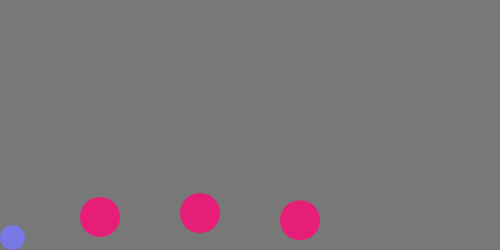
Frame 1 (no input)
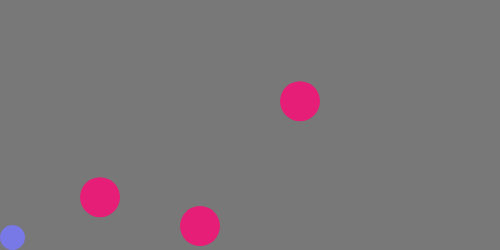
Frame 60 (no input)
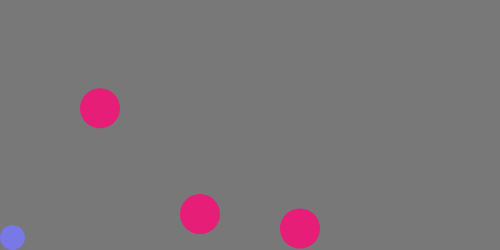
Frame 120 (the mouse pressed at the canvas centre since frame 60)

The p5.js sketch that drew these frames (run headless with seeded random() and noise() and a simulated clock; from frame 60 on, the mouse is pressed at the canvas centre):

// p5.js sketch
// ── sketch.js
var px = 0;
var bg1, bg2, bg3;
var easing1 = 0.1;
var easing2 = 0.13;
var easing3 = 0.075;
var playerSize = 25;
var bgSize = 40;
var playerRadius = playerSize / 2;
var bgRadius = bgSize / 2;
var speed = 5;
var limit1 = 120;
var limit2 = 120;
var limit3 = 120;

function setup() {
  createCanvas(500, 250);
  bg1 = height;
  bg2 = height;
  bg3 = height;
  noStroke();
}

function draw() {
  background(120);
  updateGame();
  drawGame();

}

function drawGame(){
  //bg1 - bad guys 1, 2, and 3
  fill(230, 30, 119);
  ellipse(100, bg1 - bgRadius, bgSize, bgSize);
  ellipse(200, bg2 - bgRadius, bgSize, bgSize);
  ellipse(300, bg3 - bgRadius, bgSize, bgSize);

  //player
  fill(120, 120, 230);
  ellipse(px + playerRadius, height - playerRadius, playerSize, playerSize);
}

function updateGame(){
  updatePlayer();
  updateBadGuys();
  checkDistance();
}

function updatePlayer(){
  if(keyIsDown(LEFT_ARROW) && (px > 0)){
    px = px - speed;
  }

  if (keyIsDown(RIGHT_ARROW) && (px < (width - playerSize))) {
    px = px + speed;
  }
}

function updateBadGuys(){
  //This code changes the limit for bg1
  if((bg1 < (limit1 + 1)) && (limit1 === 120)){
    limit1 = height;
  } else if ((bg1 > (limit1 - 1)) && (limit1 === height)) {
    limit1 = 120
  }

  //This code moves bg1 with easing1
  if((bg1 > limit1) && (limit1 === 120)){
    bg1 -= abs((limit1 - bg1)) * easing1;
  } else if ((limit1 === (height)) && (bg1 < limit1)) {
    bg1 += (limit1 - bg1) * easing1;
  }

  //This code changes the limit for bg2
  if((bg2 < (limit2 + 1)) && (limit2 === 120)){
    limit2 = height;
  } else if ((bg2 > (limit2 - 1)) && (limit2 === height)) {
    limit2 = 120
  }

  //This code moves bg3 with easing2
  if((bg2 > limit2) && (limit2 === 120)){
    bg2 -= abs((limit2 - bg2)) * easing2;
  } else if ((limit2 === (height)) && (bg2 < limit2)) {
    bg2 += (limit2 - bg2) * easing2;
  }

  //This code changes the limit for bg3
  if((bg3 < (limit3 + 1)) && (limit3 === 120)){
    limit3 = height;
  } else if ((bg3 > (limit3 - 1)) && (limit3 === height)) {
    limit3 = 120
  }

  //This code moves bg1 with easing3
  if((bg3 > limit3) && (limit3 === 120)){
    bg3 -= abs((limit3 - bg3)) * easing3;
  } else if ((limit3 === (height)) && (bg3 < limit3)) {
    bg3 += (limit3 - bg3) * easing3;
  }
}

//This code does collision detection
function checkDistance(){
  if(dist(px + playerRadius, height - playerRadius, 100, bg1) < (playerRadius + bgRadius) ||
    dist(px + playerRadius, height - playerRadius, 200, bg2) < (playerRadius + bgRadius) ||
    dist(px + playerRadius, height - playerRadius, 300, bg3) < (playerRadius + bgRadius)){
    px *= -1;
  }
}
